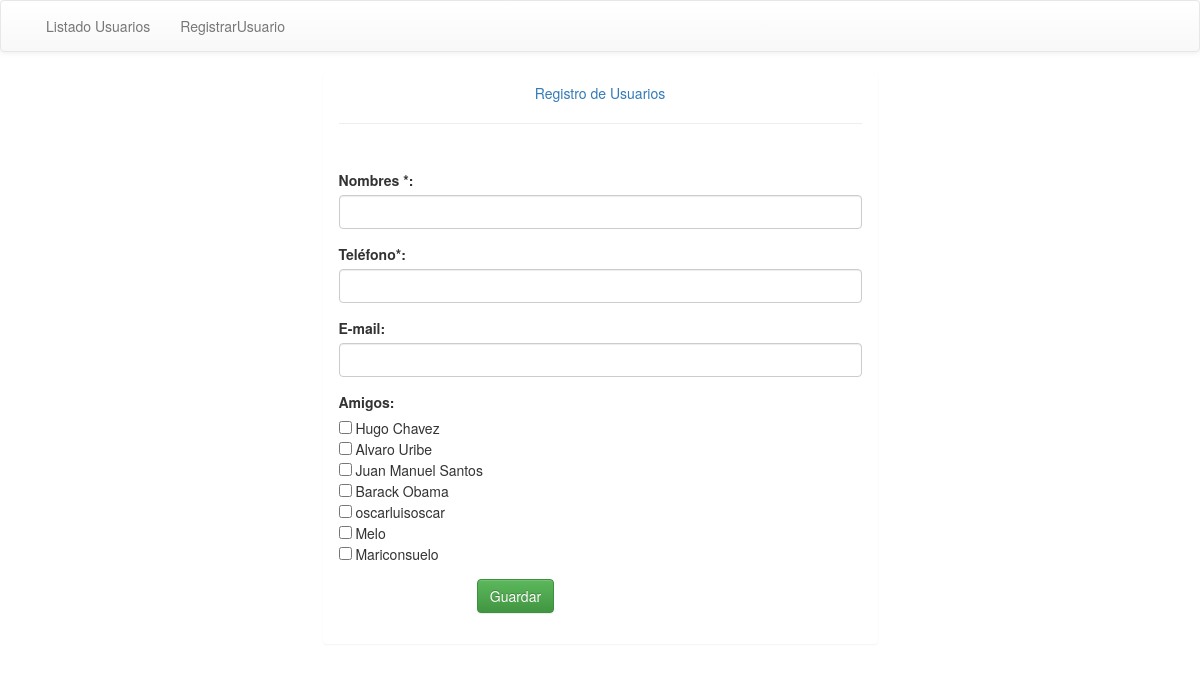
Screenshot of /registrarusuario.php with the database file from the repository.
### tables this page shows
CREATE TABLE `usuarios` (
  `codUsuario` int(4) NOT NULL,
  `nombre` varchar(120) NOT NULL,
  `telefono` varchar(50) NOT NULL,
  `email` varchar(50) NOT NULL
);

### registrarusuario.php (the view, shortened to what this page needs)
<!DOCTYPE html>
<html>
<head>
	<link rel="stylesheet" type="text/css" href="css/estilos.css">
<link rel="stylesheet" href="https://maxcdn.bootstrapcdn.com/bootstrap/3.3.7/css/bootstrap.min.css">
<link rel="stylesheet" href="https://maxcdn.bootstrapcdn.com/bootstrap/3.3.7/css/bootstrap-theme.min.css">
</head>
<body>
										<?php
$servidor       = "localhost";
$usuario        = "root";
$clave          = "";
$conexion       =mysql_connect ($servidor, $usuario, $clave) or die ('problema conectando porque :' . mysql_error());
$cadena         ="SELECT * FROM usuarios";
$tabla          = mysql_query($cadena, $conexion) or die ("problema con cadena de conexion<br><b>" . mysql_error()."</b>");
?>
<div class="container">
    	<div class="row">
			<div class="col-md-6 col-md-offset-3">
				<div class="panel panel-login">
					<div class="panel-heading">
						<div class="row">
							<div style="text-align: center">
								<a href="#" id="register-form-link">Registro de Usuarios</a>
							</div>
						</div>
						<hr>
					</div>
					<div class="panel-body">
						<div class="row">
							<div class="col-lg-12">
								<form id="register-form" action="registro.php"  method="post" role="form" >
									<div class="form-group">
									<label>Nombres *:</label>
										<input type="text" name="nombre" id="username" tabindex="1" class="form-control" value="">
									</div>
									<div class="form-group">
									<label>Teléfono*:</label>
										<input type="text" name="telefono" id="email" tabindex="1" class="form-control" value="">
									</div>
									<div class="form-group">
									<label>E-mail:</label>
										<input type="email" name="email" id="password" tabindex="2" class="form-control" >
									</div>
									     <div class="form-group">
									<label>Amigos:</label><br>
                                       <?php
                                       while ($registro = mysql_fetch_array($tabla))
                                       	{
                                       		echo "<input type='checkbox' name='amigos[]'*
                                       		 value='$registro[nombre]' >
                                       		 $registro[nombre]</br>";
                                       		}
                                       		?>
									</div>
									<div class="form-group">
										<div class="row">
											<div class="col-sm-6 col-sm-offset-3">
												<input type="submit" name="register-submit" id="register-submit" tabindex="4" class="btn btn-success" value="Guardar">
											</div>
										</div>
									</div>
								</form>
							</div>
						</div>
					</div>
				</div>
			</div>
		</div>
	</div>
</body>
</html>

### css/estilos.css (style rules this page uses)
body { padding-top: 0px; }

### rows the page displays
usuarios: nombre "Hugo Chavez"
usuarios: nombre "Alvaro Uribe"
usuarios: nombre "Juan Manuel Santos"
usuarios: nombre "Barack Obama"
usuarios: nombre "oscarluisoscar"
usuarios: nombre "Melo"
usuarios: nombre "Mariconsuelo"
